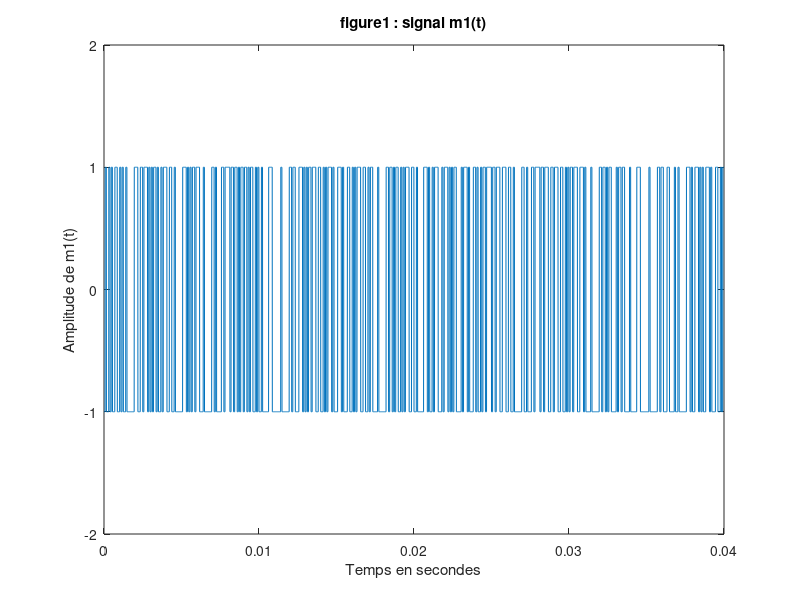
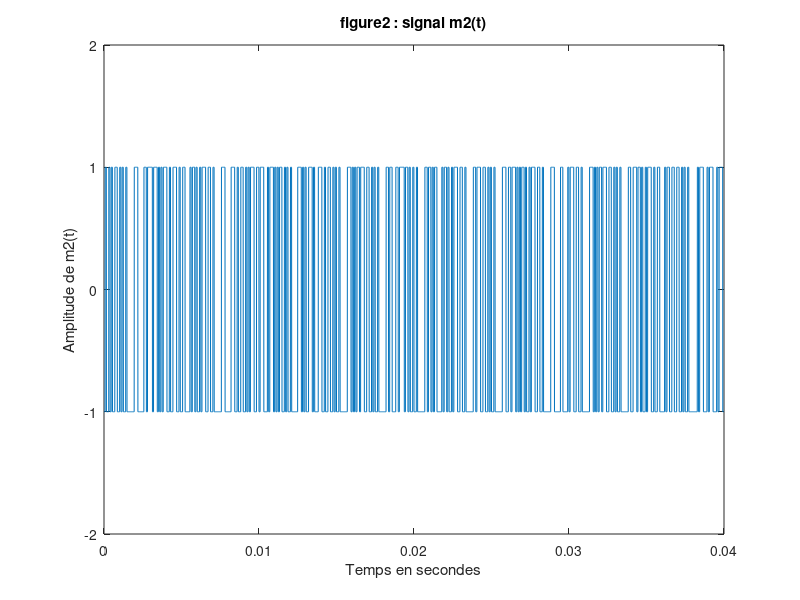
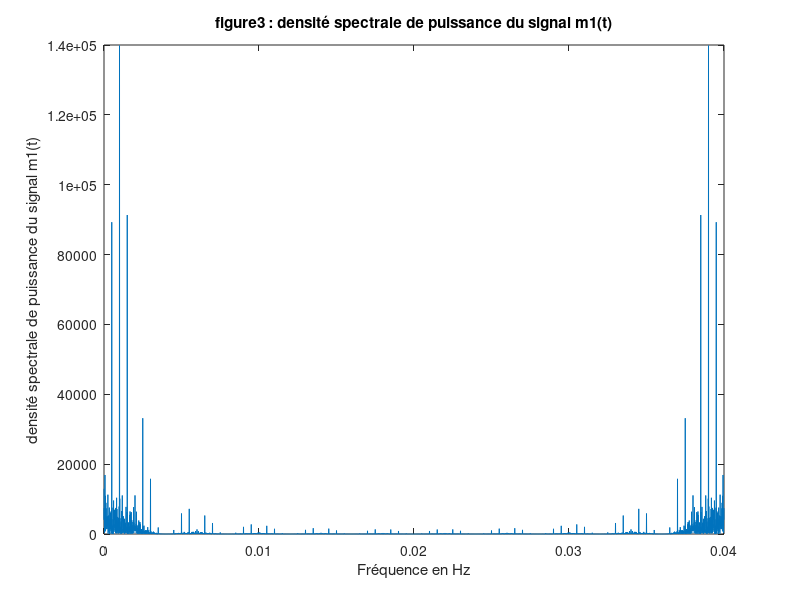
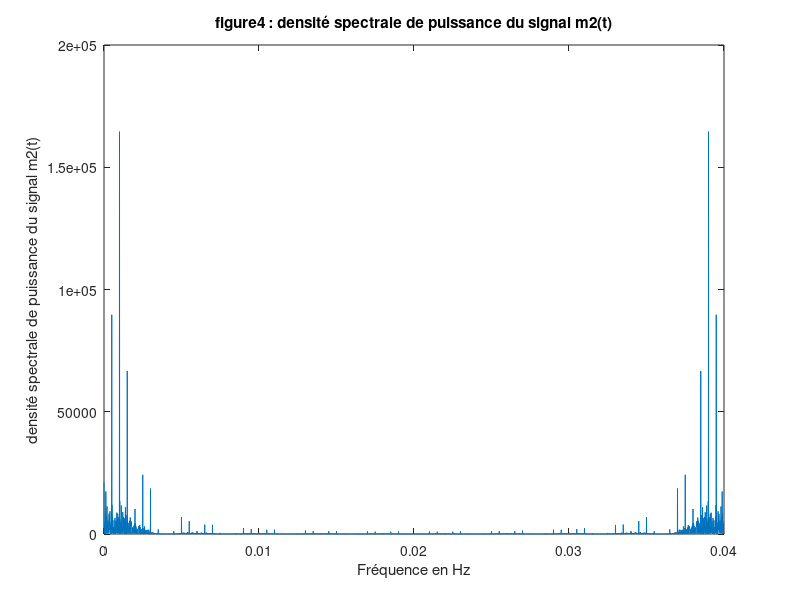

MATLAB code to generate these figures, in order: (Note: this script raises an error after producing the figures.)
% Initialisation de Matlab
clear;
close all;
clc;

% Télechargement des deux fichiers contenant les deux messages
load donnees1.mat
load donnees2.mat

% Paramètres
fp1 = 0;
fp2 = 46000;
T = 40 * 10 ^ -3;
Fe = 128000;
Te = 1 / Fe;
Ns = Fe * (T / length(bits_utilisateur1));
Ts = Ns * Te;

% Génération du m1(t) et m2(t)
m1 = kron(2 * bits_utilisateur1 - 1, ones(1, Ns));
m2 = kron(2 * bits_utilisateur2 - 1, ones(1, Ns));

% Traçage des deux messages m1 et m2
figure;
plot((0 : Te : (length(m1) - 1) * Te), m1)
ylim([-2,2])
title('figure1 : signal m1(t)')
xlabel('Temps en secondes')
ylabel('Amplitude de m1(t)')

figure;
plot((0 : Te : (length(m2) - 1) * Te), m2)
ylim([-2,2])
title('figure2 : signal m2(t)')
xlabel('Temps en secondes')
ylabel('Amplitude de m2(t)')

% Les densités spectrales de puissance des signaux m1(t) et m2(t)
S1 = (1 / Ns) * abs(fft(m1)) .^ 2;
S2 = (1 / Ns) * abs(fft(m2)) .^ 2;

% Traçage des densités spectrales de puissance des signaux m1(t) et m2(t)
figure;
plot((0 : Te : (length(fft(m1)) - 1) * Te), S1)
title('figure3 : densité spectrale de puissance du signal m1(t)')
xlabel('Fréquence en Hz')
ylabel('densité spectrale de puissance du signal m1(t)')

figure;
plot((0 : Te : (length(fft(m2)) - 1) * Te), S2)
title('figure4 : densité spectrale de puissance du signal m2(t)')
xlabel('Fréquence en Hz')
ylabel('densité spectrale de puissance du signal m2(t)')

% Construction du signal MF-TDMA
sign1 = [zeros(1, length(m1)), m1, zeros(1, 3 * length(m1))];
sign2 = [zeros(1, 4 * length(m2)), m2];
signal = [zeros(1, length(m1)), m1, zeros(1, 2 * length(m1)), m2];

% Tracé du signal résultant avec une échelle temporelle en secondes.
figure;
plot((0 : Te : (length(signal) - 1) * Te), signal)
title('figure5 : Signal résultant ');
xlabel('temps en (s)');
ylabel('signal résultant');

% Construction des signaux x1(t) et x2(t)
fp1 = 0;
fp2 = 46000;
phi = rand * 2 * pi;
x1 = sign1;
x2 = sign2 .* cos (2 * pi * fp2 * (0 : Te : (length(signal) - 1) * Te) + phi);

% Construction du signal MF-TDMA
x = x1 + x2;
N = randn(1, length(signal));
SNR = 100;
Puiss_sign = mean(x .^ 2);
Puiss_bruit = Puiss_sign * 10 ^ (-SNR / 10);
Bruit_gauss = sqrt(Puiss_bruit) * N;
sign_MF_TDMA = signal + Bruit_gauss;

% Tracé le signal MF-TDMA avec une sudo /usr/local/MATLAB/R2018b/bin/matlabéchelle temporelle en secondes
figure;
plot((0 : Te : (length(signal) - 1) * Te), sign_MF_TDMA);
title('figure6 : Signal MF-TDMA avec une échelle temporelle');
xlabel('temps en (s)');
ylabel('signal MF-TDMA');

% La densité spectrale de puissance du signal MF-TDMA
S_MF_TDMA = (1 / Ns^2) * abs(fft(sign_MF_TDMA)) .^ 2;

% Traçage des densités spectrales de puissance du signal MF-TDMA
figure;
plot((-Fe : 2 * Fe / (length(fft(sign_MF_TDMA)) - 1) : Fe), fftshift(S_MF_TDMA))
title('figure7 : densité spectrale de puissance du signal MF-TDMA');
xlabel('Fréquence en Hz');
ylabel('densité spectrale de puissance du signal MF-TDMA');

% Filtre passe-bas de type RIF permettant de récupérer le signal x1(t)

% Calcule et tracé d'un morceau de la réponse impulsionnelle
N = length(sign1);
k = [-N/2 : N/2-1] * Te;
rb = 2 / (Ns * N) * 2 * fp2 * sinc(2 * fp2 * k);
figure;
plot(k, rb);
title("figure 8 : Morceau de la réponse impulsionnelle idéale");
xlabel("Temps en seconds");
ylabel("Morceau de la réponse impulsionnelle idéale");

% La TF de la réponse impulsionnelle
f = [-N/2 : N/2-1]*Fe/(2*N);
Rb = fft(rb);
figure;
plot(f, (abs(fftshift(Rb))));
title("Figure 9 : TF de la réponse impulsionnelle idéale");
xlabel("Fréquence en Hz");
ylabel("TF de la réponse impulsionnelle idéale");

% Traçage de la DSP de MF-TDMA et du module de la réponse en fréquences du filtre implanté
figure;
plot((-Fe/2 : Fe / length(sign1) : Fe/2 - 1), (abs(fftshift(fft(sign_MF_TDMA)) .* fftshift(Rb))));
title("Figure 10 :DSP de MF-TDMA et le module de la réponse en fréquences du filtre implanté");
xlabel("Fréquence en Hz");
ylabel("Amplitude en V");
hold on;
plot((-Fe : 2 * Fe / (length(fft(sign_MF_TDMA)) - 1) : Fe), fftshift(S_MF_TDMA))
hold off;
legend('DSP de MF-TDMA', 'module de la réponse en fréquences du filtre implanté')

% Filtre passe-haut de type RIF permettant de récupérer le signal x2(t)

% Calcule et tracé d'un morceau de la réponse impulsionnelle
Dir = dirac(k*Te);
idx = Dir == Inf;
Dir(idx) = 1;
rh = Dir - rb;
figure();
plot(k, rh);
title("figure 11 : Morceau de la réponse impulsionnelle idéale");
xlabel("Temps en seconds");
ylabel("Morceau de la réponse impulsionnelle idéale");

% La TF de la réponse impulsionnelle
Rh = fft(rh);
figure;
plot(f, (abs(fftshift(Rh))));
title("Figure 12 : TF de la réponse impulsionnelle idéale");
xlabel("Fréquence en Hz");
ylabel("TF de la réponse impulsionnelle idéale");

% Traçage de la DSP de MF-TDMA et du module de la réponse en fréquences du filtre implanté
figure;
plot((-Fe/2 : Fe / length(sign1) : Fe/2 - 1), (abs(fftshift(fft(sign_MF_TDMA)) .* fftshift(Rh))));
title("Figure 13 :DSP de MF-TDMA et le module de la réponse en fréquences du filtre implanté");
xlabel("Fréquence en Hz");
ylabel("Amplitude en V");
hold on;
plot((-Fe : 2 * Fe / (length(fft(sign_MF_TDMA)) - 1) : Fe), fftshift(S_MF_TDMA))
hold off;
legend('DSP de MF-TDMA', 'module de la réponse en fréquences du filtre implanté')

% Procéder aux filtrages du signal MF-TDMA 

% Retrouver les deux signaux
msg1 = conv(sign_MF_TDMA, rb, 'same');
msg2 = conv(sign_MF_TDMA, rh, 'same');

% Tracé des deux signaux
figure;
plot(linspace(-1 / fp2, 1 / fp2, length(msg1)), msg1);
title("Figure 14 : Le filtrage du message 1 et 2");
xlabel("temps en s");
ylabel("x(t)");
hold on;
plot(linspace(-1 / fp2, 1 / fp2, length(msg2)), msg2);
hold off;
legend('x1(t)', 'x2(t)');

% Retour en bande de base

% Implantation de l'opération de retour en bande de base
m_2 =  msg2 .* cos(2 * pi * fp2 *  linspace(-1 / fp2, 1 / fp2, length(msg2)));
m_1_filtre = conv(msg1, rb, 'same');
m_2_filtre = conv(m_2, rh,'same');

% Tracé
figure;
plot(linspace(-1 / fp2, 1 / fp2, length(m_1_filtre)), m_1_filtre);
title("Figure 15 : Le filtrage du message 1 et 2");
xlabel("temps en s");
ylabel("x(t)");
hold on;
plot(linspace(-1 / fp2, 1 / fp2, length(m_1_filtre)), m_2_filtre);
hold off;
legend("x1(t)","x2(t)");

% Detection du slot utile

trame_apres_retour_bande = m_1_filtre + m_2_filtre;
tranche_1 = trame_apres_retour_bande(1 : length(m1));
tranche_2 = trame_apres_retour_bande(length(m1) + 1 : 2 * length(m1));
tranche_3 = trame_apres_retour_bande(2 * length(m1) + 1 : 3 * length(m1));
tranche_4 = trame_apres_retour_bande(3 * length(m1) + 1 : 4 * length(m1));
tranche_5 = trame_apres_retour_bande(4 * length(m1) + 1 : end);
solt_utile = zeros(1,length(trame_apres_retour_bande));
energie_1 = mean(abs(tranche_1).^2)*length(tranche_1);
energie_2 = mean(abs(tranche_2).^2)*length(tranche_2);
energie_3 = mean(abs(tranche_3).^2)*length(tranche_3);
energie_4 = mean(abs(tranche_4).^2)*length(tranche_4);
energie_5 = mean(abs(tranche_5).^2)*length(tranche_5);

% Démodulation bade de base
SignalFiltre = conv(tranche_2, ones(1, Ns), 'same');
SignalEchantillonne = SignalFiltre(1 : Ns : end);
BitsRecuperes = (sign(SignalEchantillonne) + 1) / 2;

text1 = bin2str(BitsRecuperes)

SignalFiltre = conv(tranche_5, ones(1, Ns), 'same');
SignalEchantillonne = SignalFiltre(1 : Ns : end);
BitsRecuperes = (sign(SignalEchantillonne) + 1) / 2;

text2 = bin2str(BitsRecuperes)